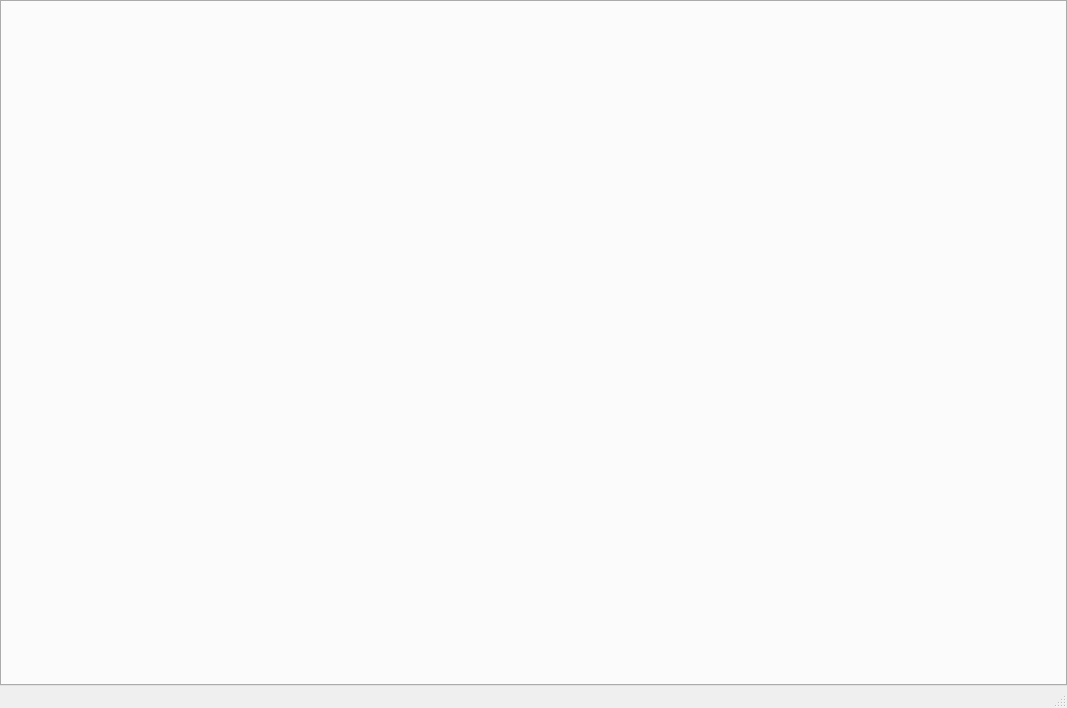
<?xml version="1.0" encoding="UTF-8"?>
<ui version="4.0">
 <class>MainWindow</class>
 <widget class="QMainWindow" name="MainWindow">
  <property name="geometry">
   <rect>
    <x>0</x>
    <y>0</y>
    <width>1067</width>
    <height>708</height>
   </rect>
  </property>
  <property name="windowTitle">
   <string>Minimal Browser</string>
  </property>
  <property name="styleSheet">
   <string notr="true"/>
  </property>
  <widget class="QWidget" name="centralWidget">
   <layout class="QGridLayout" name="gridLayout">
    <item row="0" column="0">
     <widget class="QTabWidget" name="tabWidget">
      <property name="enabled">
       <bool>true</bool>
      </property>
      <property name="styleSheet">
       <string notr="true"/>
      </property>
      <property name="tabPosition">
       <enum>QTabWidget::North</enum>
      </property>
      <property name="tabShape">
       <enum>QTabWidget::Rounded</enum>
      </property>
      <property name="currentIndex">
       <number>-1</number>
      </property>
      <property name="tabsClosable">
       <bool>true</bool>
      </property>
     </widget>
    </item>
   </layout>
  </widget>
  <widget class="QStatusBar" name="statusBar"/>
 </widget>
 <layoutdefault spacing="0" margin="0"/>
 <resources/>
 <connections/>
</ui>
